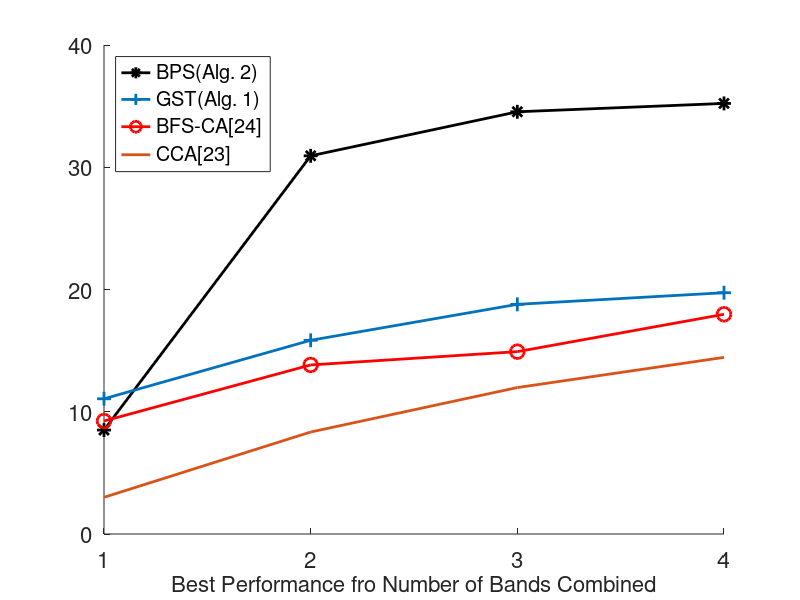

Write the MATLAB code that produced this figure. (Note: this script raises an error after producing the figure.)
pen=[8.5029,    30.9351,    34.5374,    35.2209]
gsp=[11.0601,   15.8455,   18.7859,   19.7360];
bfsca=[9.2423,  13.8290,  14.9167,  17.9729];
cca=[3.0002,    8.3416,     11.9788,     14.4480];


figure
 set(gcf,'Visible','off');


hold on
a=1:4
plot(pen,'k*-','markers',10)
plot(gsp,'+-','markers',10)
plot(bfsca,'ro-','markers',10)
plot(a,cca)





%title('Max Network Throughput over Channels')
legend('BPS(Alg. 2)','GST(Alg. 1)','BFS-CA[24]','CCA[23]','Location','NorthWest')
xlabel('Best Performance fro Number of Bands Combined')
set(gca,'XTick',[1:1:4])


% t=1:4
% set(gca,'XTick',t)
% str={'1 Band','2 Bands','3 Bands','4 Bands'}
% set(gca,'XTickLabel',str,'fontname','symbol')

set(gca,'FontSize',16)
set(get(gca,'Children'),'linewidth',2);
figure_FontSize=16;
set(get(gca,'XLabel'),'FontSize',figure_FontSize,'Vertical','top');
set(get(gca,'YLabel'),'FontSize',figure_FontSize,'Vertical','middle');
set(findobj('FontSize',16),'FontSize',figure_FontSize);
%set(y, 'Units', 'Normalized', 'Position', [-0.1, 0.5, 0]);


h = ylabel('Throughput Achieved Through Gateways (Mbps)'); % Create label 
pos = get(h,'pos'); % Read position [x y z] 
set(h,'pos',pos-[.091 0 0]) % Move label to right 

saveas(gca, 'varyradios.eps','epsc');
